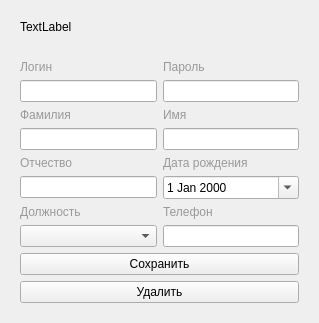
<?xml version="1.0" encoding="UTF-8"?>
<ui version="4.0">
 <class>EmployeeForm</class>
 <widget class="QWidget" name="EmployeeForm">
  <property name="geometry">
   <rect>
    <x>0</x>
    <y>0</y>
    <width>319</width>
    <height>249</height>
   </rect>
  </property>
  <property name="windowTitle">
   <string>EmployeeForm</string>
  </property>
  <layout class="QVBoxLayout" name="verticalLayout">
   <item>
    <widget class="QWidget" name="widget" native="true">
     <layout class="QGridLayout" name="gridLayout">
      <item row="2" column="1" colspan="2">
       <widget class="QLabel" name="errorLbl">
        <property name="styleSheet">
         <string notr="true">color: rgb(255, 0, 0);</string>
        </property>
        <property name="text">
         <string/>
        </property>
       </widget>
      </item>
      <item row="12" column="1" colspan="2">
       <widget class="QPushButton" name="saveBtn">
        <property name="text">
         <string>Сохранить</string>
        </property>
       </widget>
      </item>
      <item row="4" column="2">
       <widget class="QLabel" name="label_24">
        <property name="styleSheet">
         <string notr="true">color: rgb(153, 153, 153);</string>
        </property>
        <property name="text">
         <string>Пароль</string>
        </property>
       </widget>
      </item>
      <item row="9" column="2">
       <widget class="QDateEdit" name="birthdateDateEdit">
        <property name="calendarPopup">
         <bool>true</bool>
        </property>
       </widget>
      </item>
      <item row="5" column="1">
       <widget class="QLineEdit" name="usernameEdit">
        <property name="placeholderText">
         <string/>
        </property>
       </widget>
      </item>
      <item row="7" column="2">
       <widget class="QLineEdit" name="firstnameEdit">
        <property name="placeholderText">
         <string/>
        </property>
       </widget>
      </item>
      <item row="8" column="1">
       <widget class="QLabel" name="label_28">
        <property name="styleSheet">
         <string notr="true">color: rgb(153, 153, 153);</string>
        </property>
        <property name="text">
         <string>Отчество</string>
        </property>
       </widget>
      </item>
      <item row="8" column="2">
       <widget class="QLabel" name="label_22">
        <property name="styleSheet">
         <string notr="true">color: rgb(153, 153, 153);</string>
        </property>
        <property name="text">
         <string>Дата рождения</string>
        </property>
       </widget>
      </item>
      <item row="9" column="1">
       <widget class="QLineEdit" name="patronymicEdit">
        <property name="placeholderText">
         <string/>
        </property>
       </widget>
      </item>
      <item row="10" column="2">
       <widget class="QLabel" name="label_27">
        <property name="styleSheet">
         <string notr="true">color: rgb(153, 153, 153);</string>
        </property>
        <property name="text">
         <string>Телефон</string>
        </property>
       </widget>
      </item>
      <item row="11" column="1">
       <widget class="QComboBox" name="workStatusBox"/>
      </item>
      <item row="6" column="1">
       <widget class="QLabel" name="label_26">
        <property name="styleSheet">
         <string notr="true">color: rgb(153, 153, 153);</string>
        </property>
        <property name="text">
         <string>Фамилия</string>
        </property>
       </widget>
      </item>
      <item row="4" column="1">
       <widget class="QLabel" name="loginLbl">
        <property name="styleSheet">
         <string notr="true">color: rgb(153, 153, 153);</string>
        </property>
        <property name="text">
         <string>Логин</string>
        </property>
       </widget>
      </item>
      <item row="5" column="2">
       <widget class="QLineEdit" name="passwordEdit">
        <property name="placeholderText">
         <string/>
        </property>
       </widget>
      </item>
      <item row="7" column="1">
       <widget class="QLineEdit" name="lastnameEdit">
        <property name="placeholderText">
         <string/>
        </property>
       </widget>
      </item>
      <item row="6" column="2">
       <widget class="QLabel" name="label_23">
        <property name="styleSheet">
         <string notr="true">color: rgb(153, 153, 153);</string>
        </property>
        <property name="text">
         <string>Имя</string>
        </property>
       </widget>
      </item>
      <item row="11" column="2">
       <widget class="QLineEdit" name="phoneEdit">
        <property name="placeholderText">
         <string/>
        </property>
       </widget>
      </item>
      <item row="10" column="1">
       <widget class="QLabel" name="label_25">
        <property name="styleSheet">
         <string notr="true">color: rgb(153, 153, 153);</string>
        </property>
        <property name="text">
         <string>Должность</string>
        </property>
       </widget>
      </item>
      <item row="1" column="1">
       <widget class="QLabel" name="title">
        <property name="styleSheet">
         <string notr="true">font: 14pt &quot;MS Shell Dlg 2&quot;;</string>
        </property>
        <property name="text">
         <string>TextLabel</string>
        </property>
       </widget>
      </item>
      <item row="3" column="1">
       <spacer name="verticalSpacer">
        <property name="orientation">
         <enum>Qt::Vertical</enum>
        </property>
        <property name="sizeHint" stdset="0">
         <size>
          <width>20</width>
          <height>40</height>
         </size>
        </property>
       </spacer>
      </item>
      <item row="13" column="1" colspan="2">
       <widget class="QPushButton" name="deleteBtn">
        <property name="text">
         <string>Удалить</string>
        </property>
       </widget>
      </item>
     </layout>
    </widget>
   </item>
  </layout>
 </widget>
 <resources/>
 <connections/>
</ui>
